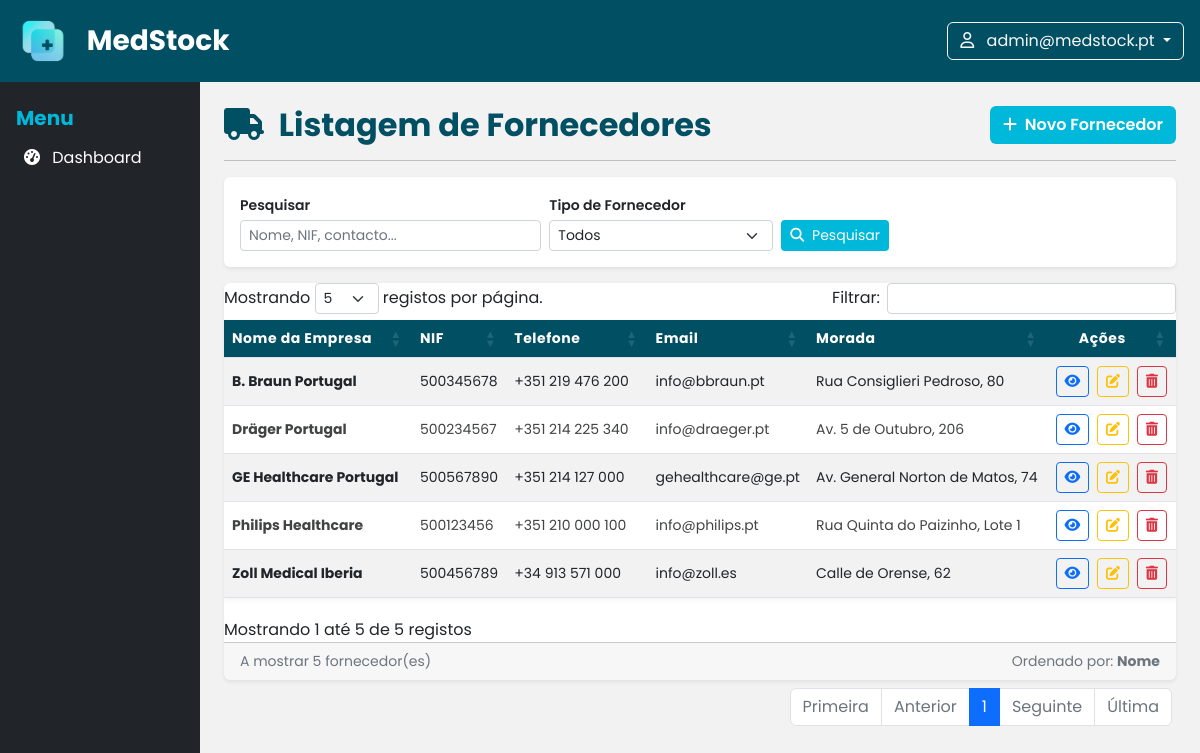
/private/views/fornecedores/lista.php (signed in), run on the app's committed database.
### tables this page shows
CREATE TABLE IF NOT EXISTS `fornecedores` (
  `id` int unsigned NOT NULL AUTO_INCREMENT,
  `nome` varchar(100) NOT NULL,
  `nif` varchar(20) DEFAULT NULL,
  `email` varchar(100) DEFAULT NULL,
  `telefone` varchar(20) DEFAULT NULL,
  `morada` varchar(255) DEFAULT NULL,
  `cidade` varchar(100) DEFAULT NULL,
  `pais` varchar(100) NOT NULL DEFAULT 'Portugal',
  `website` varchar(255) DEFAULT NULL,
  `created_at` datetime DEFAULT NULL,
  `updated_at` datetime DEFAULT NULL,
  `deleted_at` datetime DEFAULT NULL,
  PRIMARY KEY (`id`)
);

### private/includes/funcoes.php (called while the page is built, shortened)
<?php
function aes_encrypt($value) {
    return bin2hex(openssl_encrypt(
        $value,
        OPENSSL_METHOD,
        OPENSSL_KEY,
        OPENSSL_RAW_DATA,
        OPENSSL_IV
    ));
}

### private/views/fornecedores/lista.php (the view, shortened to what this page needs)
<?php
require_once __DIR__ . '/../../includes/funcoes.php';
?>
<?php include '../../includes/header.php'; ?>
<?php include '../../includes/nav.php'; ?>
<?php
try {
    $ligacao = new PDO(
        "mysql:host=" . MYSQL_HOST . ";dbname=" . MYSQL_DATABASE . ";charset=utf8",
        MYSQL_USERNAME,
        MYSQL_PASSWORD
    );
    $ligacao->setAttribute(PDO::ATTR_ERRMODE, PDO::ERRMODE_EXCEPTION);
    $resultados = $ligacao->query("SELECT * FROM fornecedores WHERE deleted_at IS NULL ORDER BY nome")->fetchAll(PDO::FETCH_OBJ);
    $erro = '';
} catch (PDOException $err) {
    $erro = "Aconteceu um erro na ligação.";
    $resultados = [];
}
?>
<div class="container-fluid">
    <div class="row">
        <?php include '../../includes/sidebar.php'; ?>
        <main class="col-md-9 col-lg-10 p-4" style="background-color: #f2f2f2;">
            <div class="d-flex justify-content-between align-items-center mb-3">
                <h2 class="mb-0 fw-bold" style="color: #004f63;">
                    <i class="fas fa-truck me-2"></i> Listagem de Fornecedores
                </h2>
                <a href="novo.php" class="btn text-white fw-semibold" style="background-color: #00b8d9;">
                    <i class="fas fa-plus me-1"></i> Novo Fornecedor
                </a>
            </div>
            <hr>
            <div class="card border-0 shadow-sm mb-3">
                <div class="card-body py-3">
                    <form class="row g-2 align-items-end">
                        <div class="col-md-4">
                            <label class="form-label small fw-semibold mb-1">Pesquisar</label>
                            <input type="text" class="form-control form-control-sm" id="pesquisa"
                                placeholder="Nome, NIF, contacto...">
                        </div>
                        <div class="col-md-3">
                            <label class="form-label small fw-semibold mb-1">Tipo de Fornecedor</label>
                            <select class="form-select form-select-sm" id="filtroTipo">
                                <option value="">Todos</option>
                            </select>
                        </div>
                        <div class="col-md-2">
                            <button type="button" class="btn btn-sm text-white" style="background-color: #00b8d9;"
                                onclick="pesquisar()">
                                <i class="fas fa-search me-1"></i> Pesquisar
                            </button>
                        </div>
                    </form>
                </div>
            </div>
            <div class="card border-0 shadow-sm">
                <div class="card-body p-0">
                    <div class="table-responsive">
                        <table id="tabela-fornecedores" class="table table-striped table-hover align-middle mb-0">
                            <thead>
                                <tr>
                                    <th>Nome da Empresa</th>
                                    <th>NIF</th>
                                    <th>Telefone</th>
                                    <th>Email</th>
                                    <th>Morada</th>
                                    <th class="text-center">Ações</th>
                                </tr>
                            </thead>
                            <tbody id="tabelaCorpo">
                                <?php if (!empty($erro)): ?>
                                    <tr><td colspan="6" class="text-center text-danger py-3"><?= htmlspecialchars($erro) ?></td></tr>
                                <?php elseif (empty($resultados)): ?>
                                    <tr><td colspan="6" class="text-center text-muted py-3">Nenhum fornecedor encontrado.</td></tr>
                                <?php else: foreach ($resultados as $f): ?>
                                <tr>
                                    <td><strong><?= htmlspecialchars($f->nome) ?></strong></td>
                                    <td><?= htmlspecialchars($f->nif ?? '—') ?></td>
                                    <td><?= htmlspecialchars($f->telefone ?? '—') ?></td>
                                    <td><?= htmlspecialchars($f->email ?? '—') ?></td>
                                    <td><?= htmlspecialchars($f->morada ?? '—') ?></td>
                                    <td class="text-center">
                                        <a href="detalhes.php?id=<?= aes_encrypt($f->id) ?>" class="btn btn-sm btn-outline-primary me-1" title="Ver"><i class="fas fa-eye"></i></a>
                                        <a href="editar.php?id=<?= aes_encrypt($f->id) ?>" class="btn btn-sm btn-outline-warning me-1" title="Editar"><i class="fas fa-pen-to-square"></i></a>
                                        <a href="apagar.php?id=<?= aes_encrypt($f->id) ?>" class="btn btn-sm btn-outline-danger" title="Remover"><i class="fas fa-trash-can"></i></a>
                                    </td>
                                </tr>
                                <?php endforeach; endif; ?>
                            </tbody>
                        </table>
                    </div>
                </div>
                <div class="card-footer text-muted small d-flex justify-content-between">
                    <span>A mostrar <?= count($resultados) ?> fornecedor(es)</span>
                    <span>Ordenado por: <strong>Nome</strong></span>
                </div>
            </div>
        </main>
    </div>
</div>
<?php include '../../includes/footer.php'; ?>

### private/assets/css/1231236.css (style rules this page uses)
* { margin: 0; padding: 0; box-sizing: border-box; font-family: 'Poppins', 'Titillium Web', sans-serif; }
:root { --verde: #00b8d9; --verde-escuro: #007fa3; --verde-muito-escuro: #004f63; --cinza-claro: #f2f2f2; --texto-escuro: #424343; }
table { width: 100%; border-collapse: collapse; margin-top: 20px; background-color: #fff; box-shadow: 0 2px 5px rgba(0, 0, 0, 0.05); }
thead { background-color: var(--verde-muito-escuro); color: #ffffff; text-align: left; }
thead th { padding: 12px; font-size: 14px; letter-spacing: 0.04em; }
tbody td { padding: 10px 12px; border-bottom: 1px solid #dee2e6; font-size: 14px; color: var(--texto-escuro); }
td a { color: var(--verde-escuro); text-decoration: none; font-weight: 600; }
.me-2 { margin-right: 0.5rem; }
.text-center { text-align: center; }

### data on the page
fornecedores: nome "B. Braun Portugal", nif "500345678", telefone "+351 219 476 200", email "info@bbraun.pt", morada "Rua Consiglieri Pedroso, 80"
fornecedores: nome "Dräger Portugal", nif "500234567", telefone "+351 214 225 340", email "info@draeger.pt", morada "Av. 5 de Outubro, 206"
fornecedores: nome "GE Healthcare Portugal", nif "500567890", telefone "+351 214 127 000", email "gehealthcare@ge.pt", morada "Av. General Norton de Matos, 74"
fornecedores: nome "Philips Healthcare", nif "500123456", telefone "+351 210 000 100", email "info@philips.pt", morada "Rua Quinta do Paizinho, Lote 1"
fornecedores: nome "Zoll Medical Iberia", nif "500456789", telefone "+34 913 571 000", email "info@zoll.es", morada "Calle de Orense, 62"

### other printed values
APP_NAME "MedStock"
$nome "admin@medstock.pt"
count($resultados) "5"
